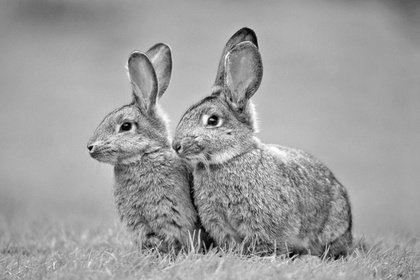
%> input picture lab5/III.jpg, 420 x 280 px, shrunk from 960 x 640 before the run
$ octave q3.m   (GNU Octave 9; MATLAB toolbox functions it lacks are replaced by stand-ins)
%> lines starting %> are read from the running program, lines starting %| are printed output that depends on the picture
clc;clear;
A = rgb2gray(imread('III.jpg'));
%> A: size 280x420 uint8; min 0, max 255, mean 158
subplot(1,3,1);
imshow(A);
title('Original');
I = double(A);

sz = 3;
[m,n] = size(I);
%> m = 280; n = 420
[x,y]=meshgrid(-sz:sz,-sz:sz);

M = size(x,1)-1;
N = size(y,1)-1;

% First filter
sigma1 = 2;
expo = -(x.^2+y.^2)/(2*sigma1*sigma1);
filter1 = exp(expo)/(2*pi*sigma1*sigma1);

z1 = zeros(size(I));
I1 = padarray(I,[sz sz]);
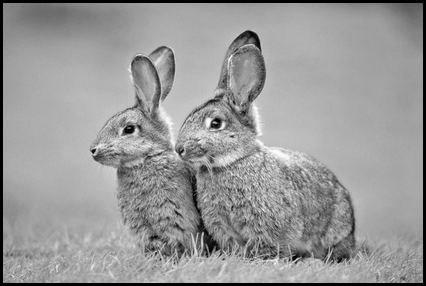
%> I1: size 286x426 double; min 0, max 255, mean 152.5

for i = 1:m
    for j =1:n
        Temp = I1(i:i+M,j:j+M).*filter1;
        z1(i,j)=sum(Temp(:));
    end
end
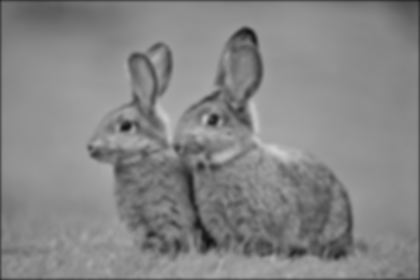
%> z1: size 280x420 double; min 15.85, max 208.3, mean 133.6

% Second filter
sigma2 = 5;
expo = -(x.^2+y.^2)/(2*sigma2*sigma2);
filter2 = exp(expo)/(2*pi*sigma2*sigma2);

z2 = zeros(size(I));
I2 = padarray(I,[sz sz]);

for i = 1:m
    for j =1:n
        Temp = I2(i:i+M,j:j+M).*filter2;
        z2(i,j)=sum(Temp(:));
    end
end
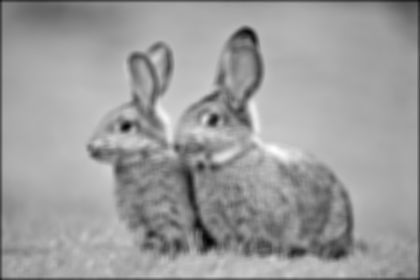
%> z2: size 280x420 double; min 5.57, max 64.63, mean 41.8; drawn with min black and max white

result1 = z1;

result1 = uint8(result1);
subplot(1,3,2);
imshow(result1);
title('G1');

%DOG
filternet = filter1 - filter2;
result2 = zeros(size(I));
Inet = padarray(I,[sz sz]);

for i = 1:m
    for j =1:n
        Temp = Inet(i:i+M,j:j+M).*filternet;
        result2(i,j)=sum(Temp(:));
    end
end
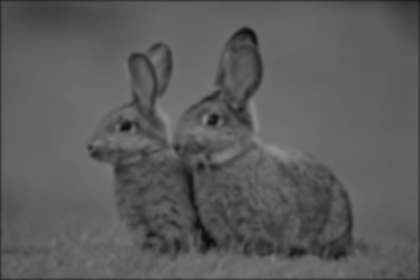
%> result2: size 280x420 double; min 9.87, max 143.9, mean 91.8

result2 = uint8(result2);
%> result2: size 280x420 uint8
subplot(1,3,3);
imshow(result2);
title('DOG');

$ run again, with lab5/img1.jpg copied over lab5/III.jpg
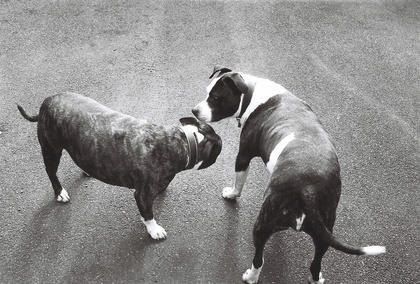
%> input picture lab5/img1.jpg, 420 x 284 px, shrunk from 1024 x 692 before the run
%> after the loop `for i = 1:m`:
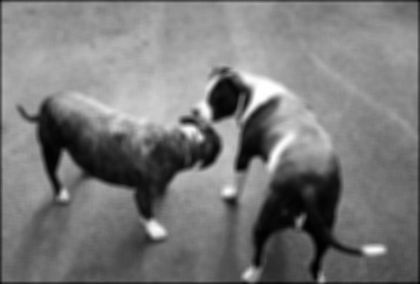
%> z2: size 284x420 double; min 8.52, max 67.89, mean 36.8; drawn with min black and max white
%> after the loop `for i = 1:m`:
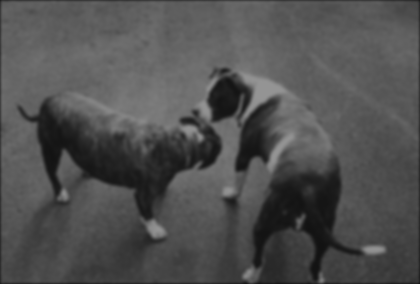
%> result2: size 284x420 double; min 18.48, max 148.6, mean 80.8

$ run again, with lab5/img3.jpg copied over lab5/III.jpg
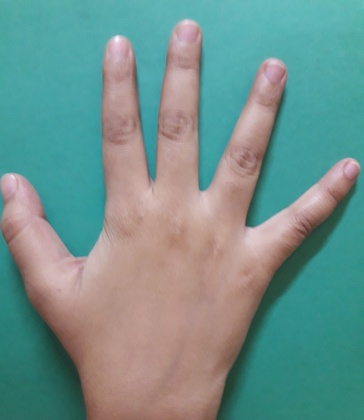
%> input picture lab5/img3.jpg, 364 x 420 px, shrunk from 3096 x 3574 before the run
%> after the loop `for i = 1:m`:
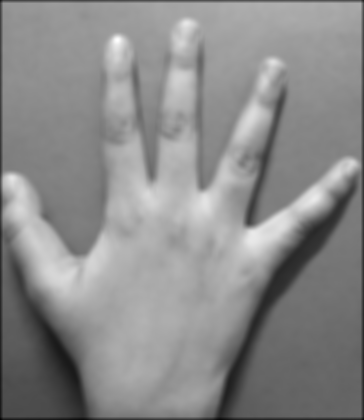
%> z2: size 420x364 double; min 7.71, max 59.52, mean 36; drawn with min black and max white
%> after the loop `for i = 1:m`:
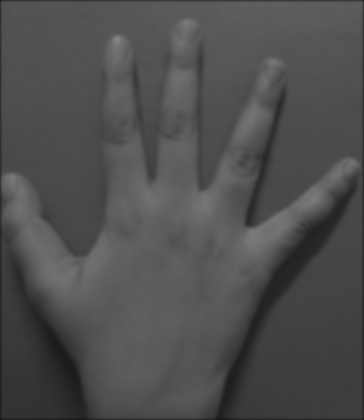
%> result2: size 420x364 double; min 19.62, max 135.7, mean 78.9
